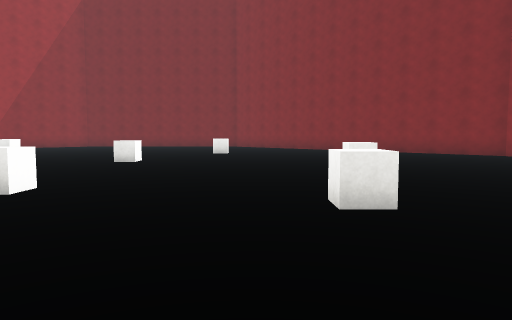
View 1 (above)

17 first-person views from a walk through a scene from a Unity 3-D project. The camera is 1.3 m above the floor, tilts 4° down and sees 70° across. The floor is counted in squares, 2 m on a side. Each view is taken from the middle of a square. On the plan, view 1 faces up. The plan holds only what a view shows up to about 11 squares ahead; the rest is blank. The place goes on beyond the plan. The player is left out. Surface patterns are stand-ins for the level's own textures.

View 2
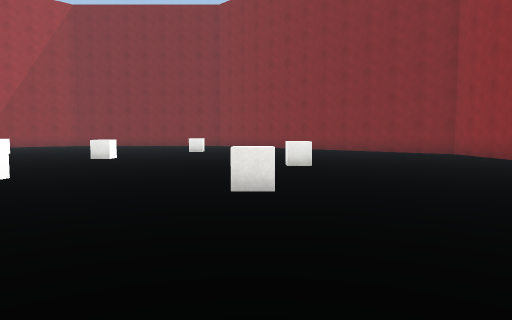

View 3
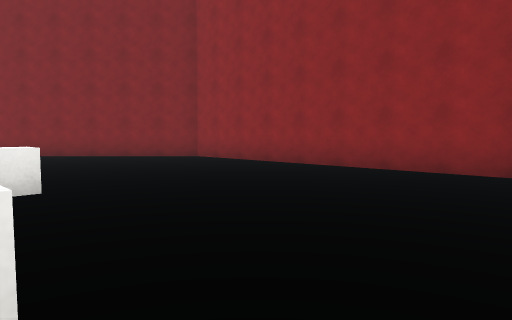

View 4
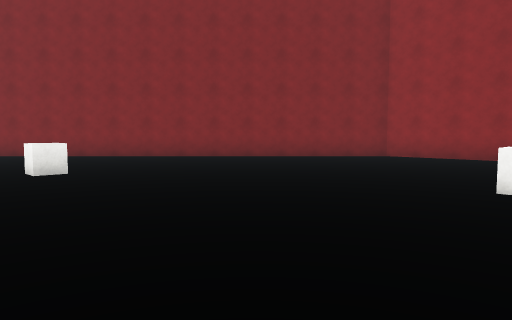

View 5
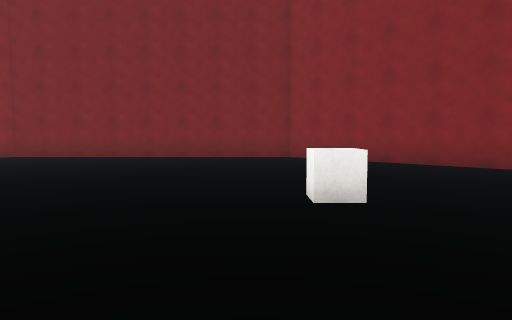

View 6
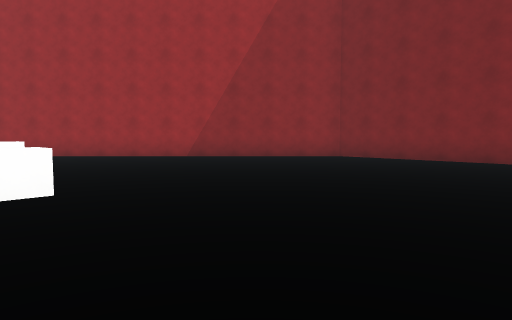

View 7
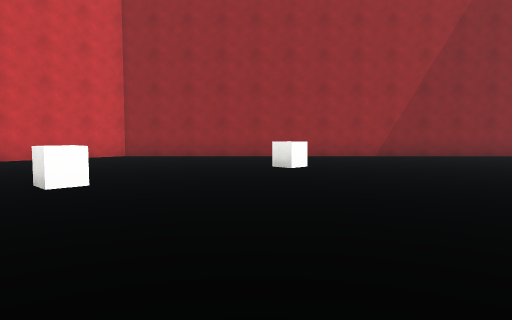

View 8
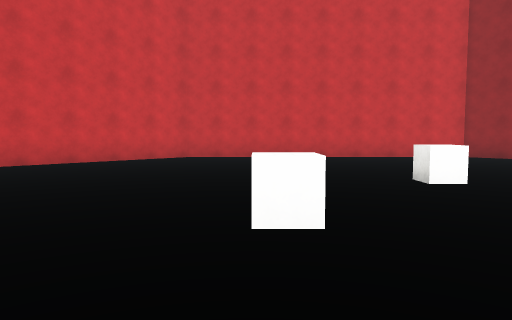

View 9
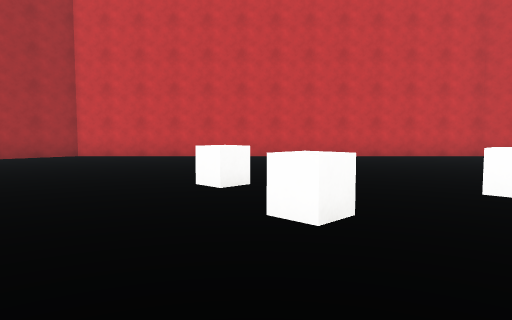

View 10
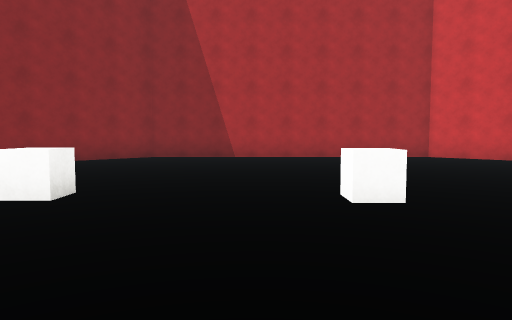

View 11
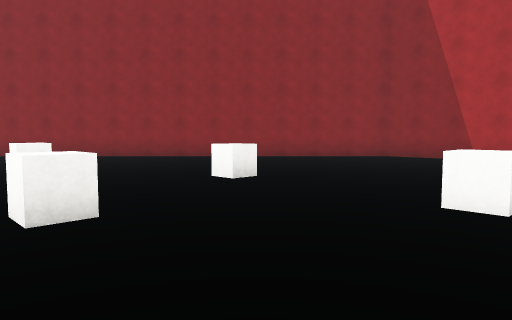

View 12
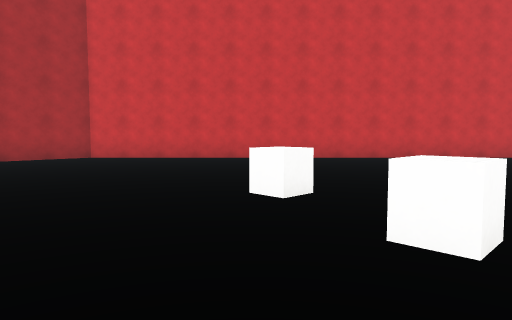

View 13
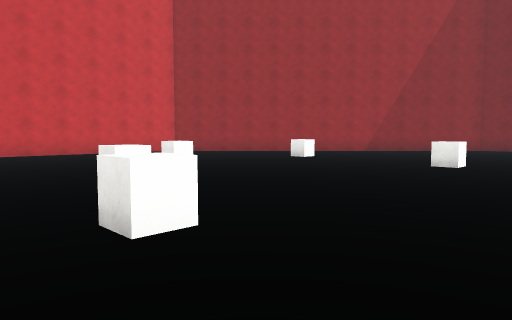

View 14
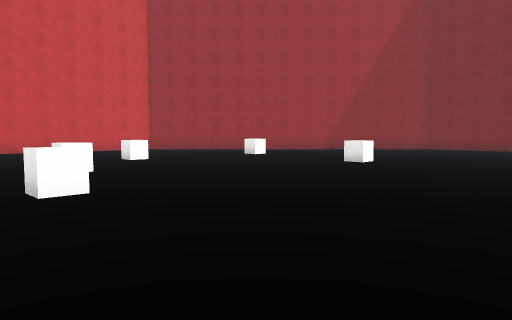

View 15
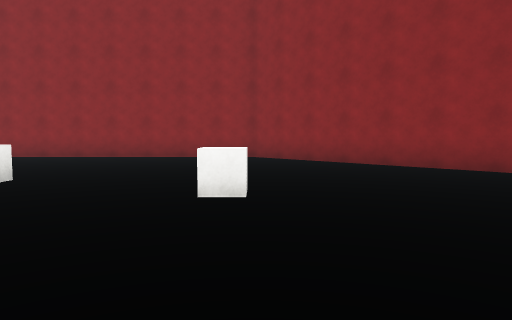

View 16
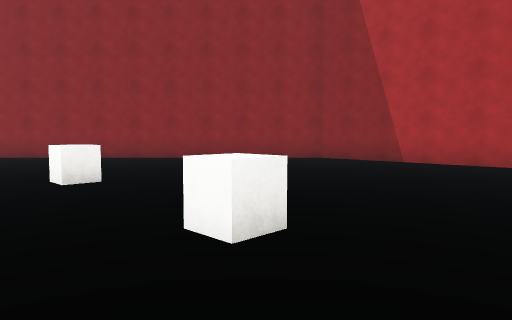

View 17
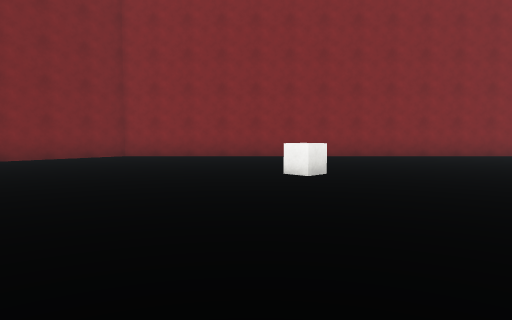

### Floor plan
Points are (right, up) in squares from view 1. A wall is a line through its corners. A room is listed if a view was taken in it or the views show most of it. See-through windows are left out.
Room 1 (views 1, 2, 3, 4, 5, 6, 7, 8, 9, 10, 11, 12, 13, 14, 15, 16, 17)
walls: (-17.5, 3) (-9, -5.5) (-1, -5.5) (7.5, 3) (7.5, 11) (-1, 19.5) (-9, 19.5) (-17.5, 11) (-17.5, 3)
objects: other object (-12, 7); other object (-12, 12); other object (-10, 5); other object (-8, 2); other object (-8, 11); other object (-7, 4); other object (-5, 1); other object (-3, 4); other object (-3, 9); other object (-2, 1); other object (-1, 13); other object (1, 3); other object (2, 7)

Where each view was taken, in squares from view 1:
view 1: 0 up, 0 right, facing up
view 2: 1 down, 1 right, facing up
view 3: 2 up, 1 right, facing up-right
view 4: 6 up, 3 left, facing up-right
view 5: 9 up, 2 left, facing up
view 6: 10 up, 3 left, facing up-left
view 7: 6 up, 7 left, facing up-left
view 8: 5 up, 7 left, facing left
view 9: 6 up, 5 left, facing down-left
view 10: 5 up, 4 left, facing down
view 11: 5 up, 6 left, facing down-right
view 12: 5 up, 5 left, facing down-left
view 13: 3 up, 5 left, facing up-left
view 14: 3 up, 3 left, facing up-left
view 15: 3 up, 3 left, facing right
view 16: 3 up, 7 left, facing down-right
view 17: 9 up, 6 left, facing up-right
